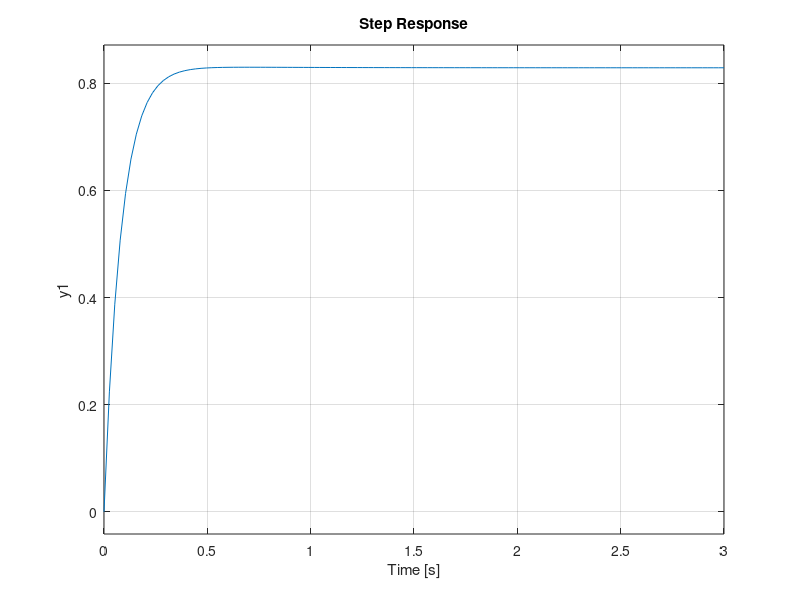

Source code (MATLAB):
% Autor: Carlos Juárez
% Fecha: 25/03/2025
% Descripción respuesta de diferentes sistemas con el fin de ver polos
% dominantes.

T = zpk([-1.99],[-2,-12],10)
step(T)